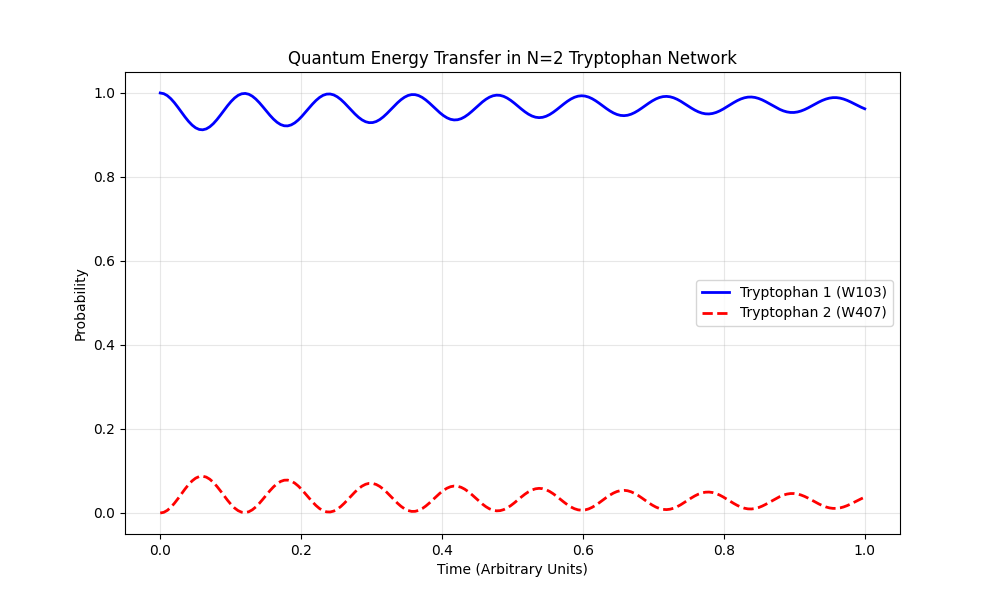

Source code (Python):
"""
==============================================================================
Script: figure_1.py
Project: Scalable Python Pipeline for Non-Markovian Quantum Dynamics
Author: Jungbin Choi
License: MIT License
Description: 
    Solver Sanity Check (N=2 Dimer). 
    Demonstrates baseline quantum energy transfer in a simplified two-site 
    tryptophan network using the Lindblad master equation via QuTiP.
==============================================================================
"""

import numpy as np
import matplotlib.pyplot as plt
from qutip import Qobj, basis, mesolve

def run_simulation():
    # 1. Hamiltonian Setup (Site energies and coupling constant in cm^-1)
    E1, E2 = 35700.0, 35750.0
    V = 8.0
    H_sys = Qobj([[E1, V], 
                  [V, E2]])

    # 2. Initial State: 100% excitation localized on the first tryptophan (W103)
    psi0 = basis(2, 0) 

    # 3. Lindblad Collapse Operators
    # Simplified representation of the energy dissipation rate
    gamma = 2.0  # Arbitrary decoherence rate parameter
    c_ops = [np.sqrt(gamma) * Qobj([[0, 1], [0, 0]])]

    # 4. Time array for the simulation (200 observation steps)
    tlist = np.linspace(0, 1.0, 200)

    # 5. Observables: Probability of excitation at each site
    P1 = Qobj([[1, 0], [0, 0]])
    P2 = Qobj([[0, 0], [0, 1]])

    # 6. Time evolution using the Lindblad master equation (mesolve)
    print("Running N=2 master equation simulation...")
    result = mesolve(H_sys, psi0, tlist, c_ops, [P1, P2])
    print("Simulation complete. Generating plot...")

    # 7. Visualization of the results
    plt.figure(figsize=(10, 6))
    plt.plot(tlist, result.expect[0], label="Tryptophan 1 (W103)", color='blue', linewidth=2)
    plt.plot(tlist, result.expect[1], label="Tryptophan 2 (W407)", color='red', linewidth=2, linestyle='--')

    plt.title("Quantum Energy Transfer in N=2 Tryptophan Network")
    plt.xlabel("Time (Arbitrary Units)")
    plt.ylabel("Probability")
    plt.legend()
    plt.grid(True, alpha=0.3)
    
    # Save the figure automatically (Crucial for headless cloud/HPC execution)
    output_filename = "Figure_1.png"
    plt.savefig(output_filename, dpi=300, bbox_inches='tight')
    print(f"Plot successfully saved as '{output_filename}'.")
    
    # Display if running in an interactive environment
    plt.show()

if __name__ == "__main__":
    run_simulation()
